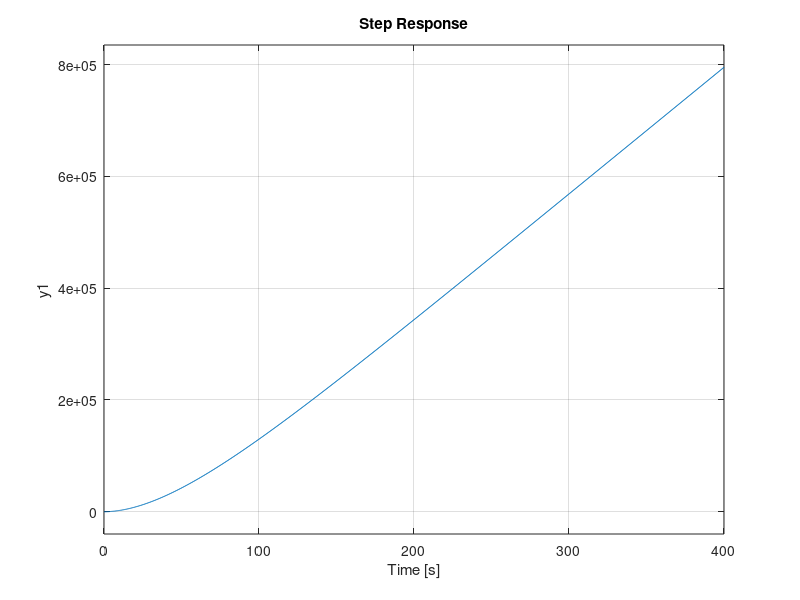

This figure's MATLAB source:
clc;
clear;

pkg load control;

%z = [0.4943 0.8825];
%p = [0.3679 1  0.998];
%k = 0.012863;
%gsys = zpk(z, p, k);

gnum = [250];
gdem = [0.1 1 0];
gsys = tf(gnum, gdem);

zsys = c2d(gsys, 0.1, 'zoh');
K = margin(zsys);

dnum = [0.8 1];
ddem = [50 1];
dsys =tf(dnum, ddem);
dzsys = c2d(dsys, 0.1, 'zoh');

zzsys = zsys*(dzsys/0.016);

%x = -1:0.1:1;
%y = sqrt(1/2-x.^2);
%plot(x,y), hold;
theta = linspace(0,pi,1000);
DF = 0.0295/sqrt(1-0.0295^2);
x = exp(-theta*DF).*cos(theta);
y = exp(-theta*DF).*sin(theta);
%plot(x,y), hold on;
%rlocus(zzsys);

step((0.14512*zzsys));


